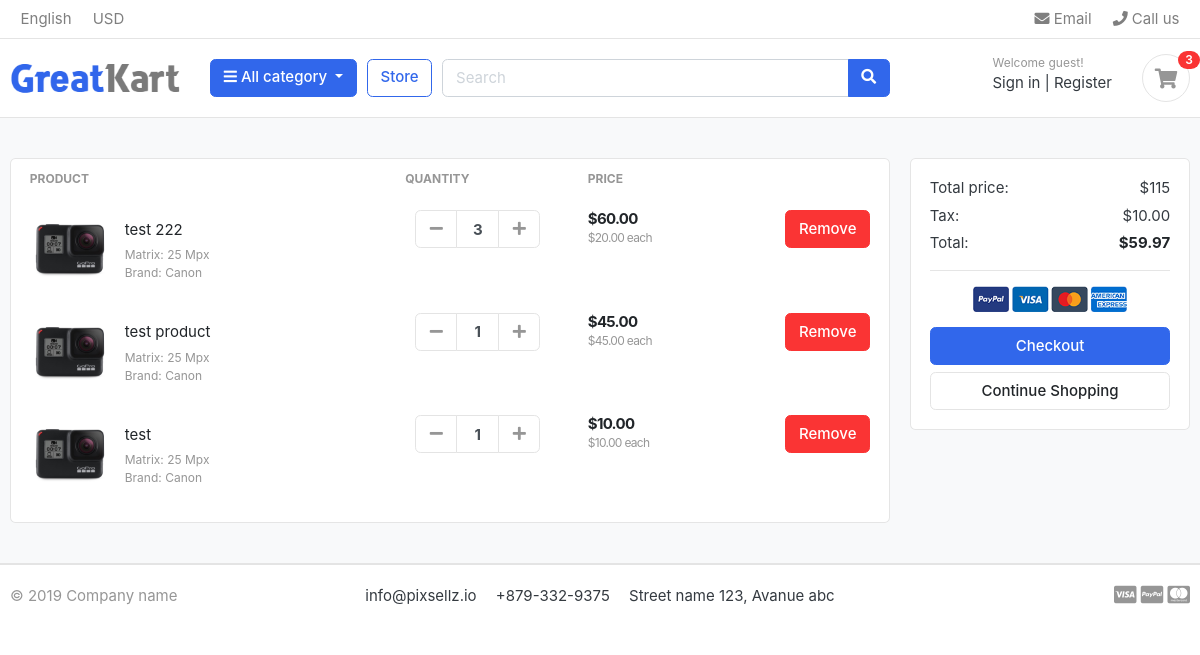
Page /order/order-summary (signed in) on the committed database.
### order/models.py (models this page shows, shortened)
class OrderItem(TimeStampedModel):
    customer = models.ForeignKey(User, on_delete=models.CASCADE, related_name='orderitem')
    product = models.ForeignKey(Product, on_delete=models.CASCADE, related_name='orderitem')
    total_price = models.DecimalField(max_digits=10, decimal_places=2)
    quantity = models.IntegerField(default=1)
    ordered = models.BooleanField(default=False)

class Order(TimeStampedModel):
    customer = models.ForeignKey(User, on_delete=models.CASCADE, related_name='order')
    orderitem = models.ManyToManyField(OrderItem)
    total_price = models.DecimalField(max_digits=10, decimal_places=2, default=0)
    ordered = models.BooleanField(default=False)

### product/models.py (models this page shows, shortened)
class Product(TimeStampedModel):
    seller = models.ForeignKey(User, on_delete=models.CASCADE, related_name='seller')
    title = models.CharField(max_length=100, unique=True)
    slug = models.SlugField(max_length=100, unique=True)
    description = models.TextField()
    price = models.DecimalField(max_digits=10, decimal_places=2)
    quantity = models.IntegerField(default=0)
    category = models.ForeignKey(Category, on_delete=models.PROTECT, related_name='products')
    color = models.ManyToManyField(Color, blank=True)
    size = models.ManyToManyField(Size, blank=True)
    custom = ProductManager()
    objects = models.Manager()

### order/views.py (the view)
# urls.py: path('order-summary', order_summary, name='order_summary'),
@login_required(login_url='/accounts/login/')
def order_summary(request):
    order = Order.objects.filter(customer=request.user, ordered=False).annotate(
        order_total_price=Sum('orderitem__total_price')
    ).first()
    print(order.__dict__)
    context = {
        'order': order
    }
    return render(request, 'order/cart.html', context)

### category/context_processors.py (called while the page is built)
def categories(request):
    categories = Category.objects.all()
    return {'categories': categories}

### order/context_processors.py (called while the page is built)
def order_count(request):
    if request.user.is_authenticated:
        order_count = OrderItem.objects.filter(customer=request.user, ordered=False).count()
        return {'order_count': order_count}
    return {'order_count': 0}

### templates/order/cart.html (shortened to what this page needs)
{% extends 'base.html' %}
{% load static %}
{% block content %}
<section class="section-content padding-y bg">
    <div class="container">
        <div class="row">
            <aside class="col-lg-9">
                <div class="card">
                    <table class="table table-borderless table-shopping-cart">
                        <thead class="text-muted">
                        <tr class="small text-uppercase">
                            <th scope="col">Product</th>
                            <th scope="col" width="120">Quantity</th>
                            <th scope="col" width="120">Price</th>
                            <th scope="col" class="text-right" width="200"></th>
                        </tr>
                        </thead>
                        <tbody>
                        {% for orderitem in order.orderitem.all %}
                        <tr>
                            <td>
                                <figure class="itemside align-items-center">
                                    <div class="aside"><img src="./images/items/11.jpg" class="img-sm"></div>
                                    <figcaption class="info">
                                        <a href="#" class="title text-dark">{{ orderitem.product.title }}</a>
                                        <p class="text-muted small">Matrix: 25 Mpx <br> Brand: Canon</p>
                                    </figcaption>
                                </figure>
                            </td>
                            <td>
                                <div class="col">
                                    <div class="input-group input-spinner">
                                        <div class="input-group-prepend">
                                            <button class="btn btn-light" type="button" id="button-plus"><i
                                                    class="fa fa-minus"></i></button>
                                        </div>
                                        <input type="text" class="form-control" value="{{ orderitem.quantity }}">
                                        <div class="input-group-append">
                                            <button class="btn btn-light" type="button" id="button-minus"><i
                                                    class="fa fa-plus"></i></button>
                                        </div>
                                    </div>
                                </div>
                            </td>
                            <td>
                                <div class="price-wrap">
                                    <var class="price">${{ orderitem.total_price }}</var>
                                    <small class="text-muted"> ${{ orderitem.product.price }} each </small>
                                </div>
                            </td>
                            <td class="text-right">
                                <a href="{% url 'order:remove-from-cart' orderitem.pk %}" class="btn btn-danger"> Remove</a>
                            </td>
                        </tr>
                        {% endfor %}
                        </tbody>
                    </table>
                </div>
            </aside>
            <aside class="col-lg-3">
                <div class="card">
                    <div class="card-body">
                        <dl class="dlist-align">
                            <dt>Total price:</dt>
                            <dd class="text-right">${{ order.order_total_price }}</dd>
                        </dl>
                        <dl class="dlist-align">
                            <dt>Tax:</dt>
                            <dd class="text-right"> $10.00</dd>
                        </dl>
                        <dl class="dlist-align">
                            <dt>Total:</dt>
                            <dd class="text-right text-dark b"><strong>$59.97</strong></dd>
                        </dl>
                        <hr>
                        <p class="text-center mb-3">
                            <img src="./images/misc/payments.png" height="26">
                        </p>
                        <a href="./place-order.html" class="btn btn-primary btn-block"> Checkout </a>
                        <a href="./store.html" class="btn btn-light btn-block">Continue Shopping</a>
                    </div>
                </div>
            </aside>
        </div>
    </div>
</section>
{% endblock %}

### staticfiles/css/ui.css (style rules this page uses)
html { font-family: "Inter", sans-serif; font-size: 15px; }
.price-wrap { letter-spacing: -0.7px; }
.img-xs, .img-sm, .img-md, .img-lg { -o-object-fit: cover; object-fit: cover; flex-shrink: 0; flex-grow: 0; }
.img-sm { width: 80px; height: 80px; }
.padding-y { padding-top: 40px; padding-bottom: 40px; }
var { font-style: normal; }
figure { margin-bottom: 0; }
.bg { background-color: #f8f9fa; }
.b { font-weight: 600; }
p:last-child { margin-bottom: 0; }
.btn-light { background-color: #fff; border-color: #e4e4e4; }
.btn-light i { color: #969696; }
.itemside { position: relative; display: flex; width: 100%; }
.itemside .aside { position: relative; flex-shrink: 0; }
.itemside .info { padding-left: 15px; padding-right: 7px; }
.itemside p { margin-bottom: 0; }
.itemside .title { display: block; margin-bottom: 5px; color: #212529; }
[class*=dlist-] { margin-bottom: 5px; }
[class*=dlist-] dd { margin-bottom: 0; }
.dlist-align { display: flex; }
.dlist-align dt { width: 150px; word-wrap: break-word; font-weight: normal; }
.dlist-align dd { flex-grow: 1; }
.price { font-weight: 600; color: #212529; }
.input-spinner { width: 125px; flex-wrap: nowrap; display: inline-flex; vertical-align: middle; }
.input-spinner input.form-control { text-align: center; max-width: 46px; font-weight: bold; flex-basis: 46px; border-color: #e4e4e4; flex-grow: 0; }
.input-spinner .btn { width: 42px; text-align: center; padding-left: 0.5rem; padding-right: 0.5rem; }
.table-shopping-cart.table td, .table-shopping-cart.table th { padding-left: 1.25rem; padding-right: 1.25rem; }
.table-shopping-cart .price-wrap { line-height: 1.2; }
.table-shopping-cart .price { font-weight: bold; margin-right: 5px; display: block; }

### rows in the picture
OrderItem: product "test 222", quantity "3", total_price "60.00", product.price "20.00"
OrderItem: product "test product", quantity "1", total_price "45.00", product.price "45.00"
OrderItem: product "test", quantity "1", total_price "10.00", product.price "10.00"
Order: order_total_price "115"

### other values in the picture
{{ order_count }} "3"
